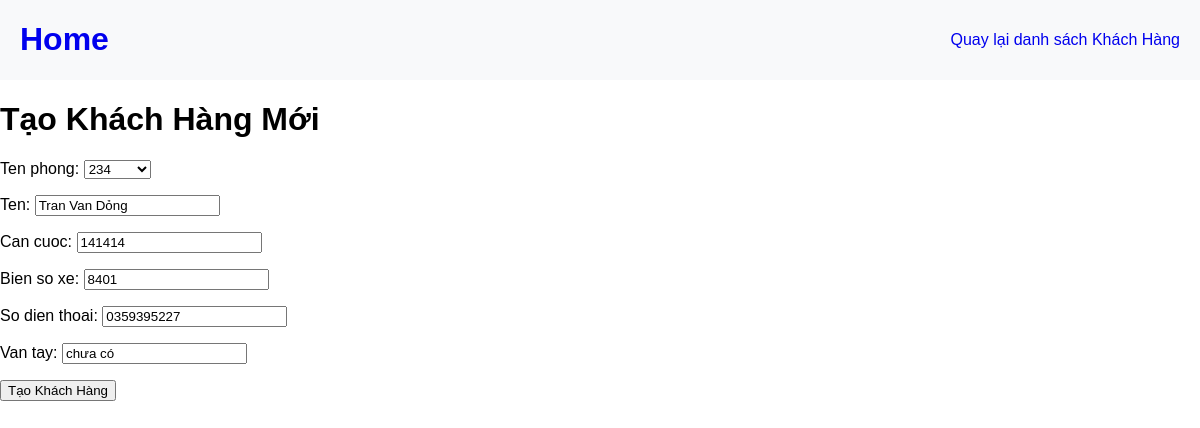
The app's page /khachhang/17/update/ (signed in) with its own data.
### phongtro/models.py (models this page shows, shortened)
class Phong(models.Model):
    ten_phong = models.CharField(max_length=100,primary_key=True)
    gia_phong = models.IntegerField()
    gia_nuoc = models.IntegerField()
    gia_dien = models.IntegerField()
    mo_ta = models.TextField()
    anh_phong = models.ImageField(upload_to='images/',blank=True)
    tien_coc = models.DecimalField(max_digits=10, decimal_places=2)
    TRANG_THAI_CHOICES = [('trống', 'Trống'), ('đã thuê', 'Đã Thuê')]
    trang_thai = models.CharField(max_length=10, choices=TRANG_THAI_CHOICES, default='trống')
    chi_so_dien =models.IntegerField(default=0)
    chi_so_nuoc =models.IntegerField(default=0)
    def __str__(self):
        return self.ten_phong

class KhachHang(models.Model):
    ten_phong = models.ForeignKey(Phong, on_delete=models.CASCADE)
    ten = models.CharField(max_length=100)
    can_cuoc = models.CharField(max_length=12)
    bien_so_xe = models.CharField(max_length=10,blank=True)
    so_dien_thoai = models.CharField(max_length=10)
    van_tay = models.CharField(max_length=100,blank=True,default="chưa có")

### phongtro/views.py (the view, shortened to what this page needs)
# urls.py: path('khachhang/<str:khachhang_id>/update/', views.KhachHangUpdateView.as_view(), name='khachhang-update'),
class KhachHangUpdateView(LoginRequiredMixin,View):
    login_url="/login"
    template_name = 'phongtro/khachhang_form.html'
    def get(self, request, khachhang_id):
        khachhang = get_object_or_404(KhachHang, pk=khachhang_id)
        form = KhachHangForm(instance=khachhang)
        return render(request, self.template_name, {'form': form})

### phongtro/forms.py
class KhachHangForm(forms.ModelForm):
    class Meta:
        model = KhachHang
        fields = '__all__'  # Lấy tất cả các trường từ model KhachHang

### phongtro/templates/phongtro/khachhang_form.html (shortened to what this page needs)
<!DOCTYPE html>
<html>
<head>
</head>
<body>
    <header>
        <h1><a href="{%url 'home'%}" class="no-underline">Home</a></h1>
        <a href="{% url 'khachhang-list' %}" class="no-underline back-link">Quay lại danh sách Khách Hàng</a>
    </header>
    <h1>Tạo Khách Hàng Mới</h1>
    <form method="post">
        {{ form.as_p }}
        <button type="submit">Tạo Khách Hàng</button>
    </form>
</body>
</html>

### phongtro/templates/phongtro/khachhang_form.html (style rules this page uses)
body { font-family: Arial, sans-serif; margin: 0; padding: 0; box-sizing: border-box; }
header { background-color: #f8f9fa; display: flex; justify-content: space-between; align-items: center; padding: 0px 20px; }
.no-underline { text-decoration: none; }

### records on screen
Phong: ten_phong "234"
KhachHang: ten "Tran Van Dỏng", can_cuoc "141414", bien_so_xe "8401", so_dien_thoai "0359395227", van_tay "chưa có"
